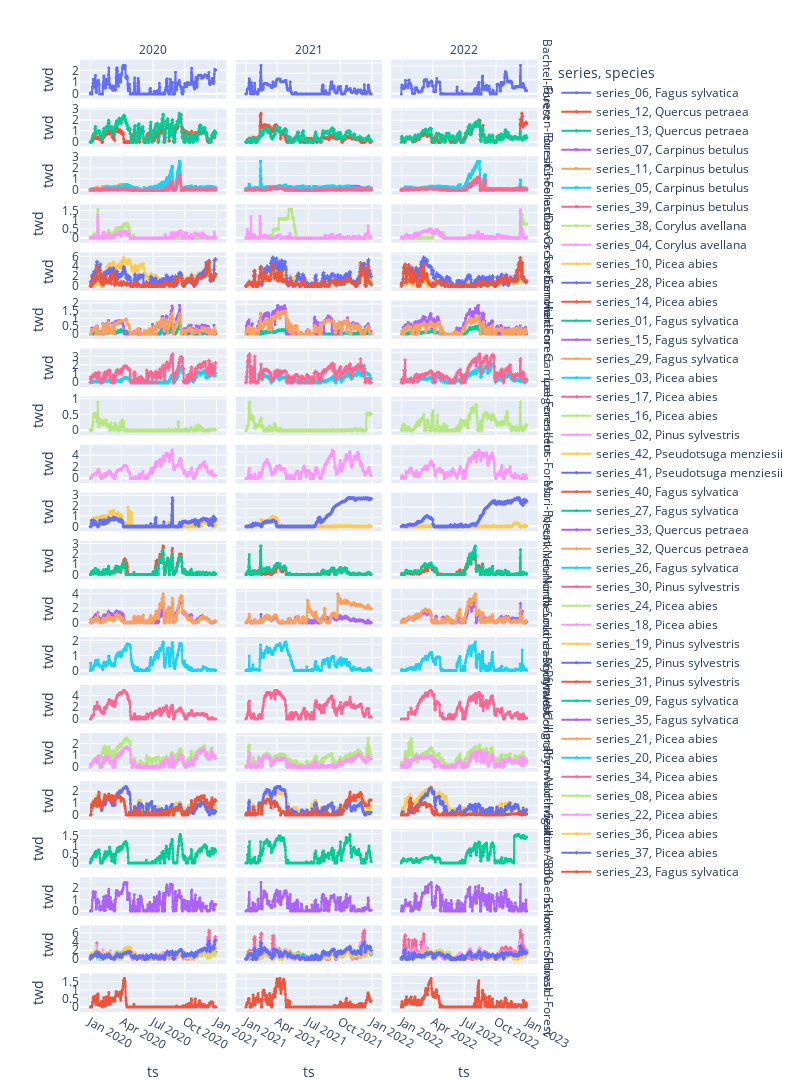

Write notebook code for a chart like this one.
### Code cell
fig = px.line(df_series_all, x='ts', y="twd", color = "series", facet_row="site_name",
            facet_col = "year",
              symbol="species",
            #  
            facet_row_spacing = 0.01,
                # line_group = "species" 
                )

fig.update_traces(marker=dict(size=3))
fig.for_each_annotation(lambda a: a.update(text=a.text.split("=")[-1])) 
fig.update_layout(
    height=4000,
    width=800,
)

fig.update_xaxes(matches=None)
fig.update_yaxes(matches=None)

fig.show()
